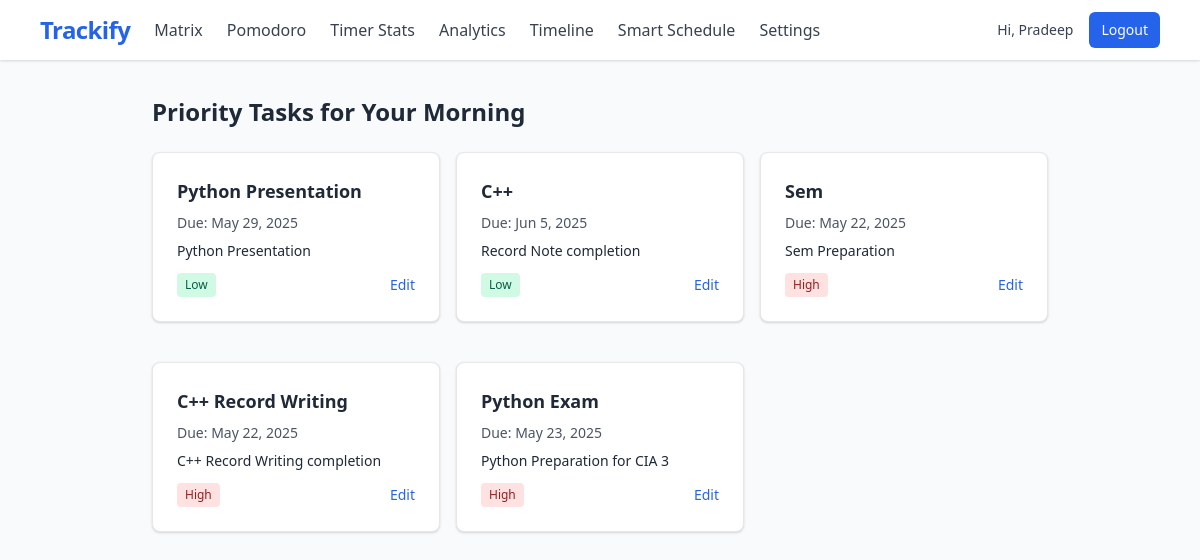
Page /planner/priority-tasks/ (signed in) on the committed database.
### planner/models.py (models this page shows, shortened)
class UserSettings(models.Model):
    TIME_CHOICES = [
        ('MORNING', 'Morning (5AM-12PM)'),
        ('AFTERNOON', 'Afternoon (12PM-5PM)'),
        ('EVENING', 'Evening (5PM-12AM)'),
        ('NIGHT', 'Night (12AM-5AM)'),
    ]
    user = models.OneToOneField(User, on_delete=models.CASCADE, related_name='settings')
    work_duration = models.PositiveIntegerField(
        default=25,
        validators=[MinValueValidator(5), MaxValueValidator(120)],
        help_text="Work duration in minutes"
    )
    short_break_duration = models.PositiveIntegerField(
        default=5,
        validators=[MinValueValidator(1), MaxValueValidator(30)],
        help_text="Short break duration in minutes"
    )
    long_break_duration = models.PositiveIntegerField(
        default=15,
        validators=[MinValueValidator(5), MaxValueValidator(60)],
        help_text="Long break duration in minutes"
    )
    long_break_interval = models.PositiveIntegerField(
        default=4,
        validators=[MinValueValidator(1), MaxValueValidator(10)],
        help_text="Number of work sessions before long break"
    )
    most_productive_time = models.CharField(
        max_length=10,
        choices=TIME_CHOICES,
        default='MORNING'
    )
    enable_dark_mode = models.BooleanField(default=False)
    enable_sounds = models.BooleanField(default=True)
    daily_goal = models.PositiveIntegerField(
        default=120,
        validators=[MinValueValidator(15), MaxValueValidator(600)],
        help_text="Daily study goal in minutes"
    )
    weekly_goal = models.PositiveIntegerField(
        default=600,
        validators=[MinValueValidator(60), MaxValueValidator(3000)],
        help_text="Weekly study goal in minutes"
    )
    class Meta:
        verbose_name = 'User Settings'
        verbose_name_plural = 'User Settings'

class Task(models.Model):
    PRIORITY_CHOICES = [
        ('H', 'High'),
        ('M', 'Medium'),
        ('L', 'Low'),
    ]
    CATEGORY_CHOICES = [
        ('STUDY', 'Study'),
        ('WORK', 'Work'),
        ('PERSONAL', 'Personal'),
        ('HEALTH', 'Health'),
        ('OTHER', 'Other'),
    ]
    user = models.ForeignKey(User, on_delete=models.CASCADE, related_name='tasks')
    title = models.CharField(max_length=200)
    description = models.TextField(blank=True)
    category = models.CharField(max_length=10, choices=CATEGORY_CHOICES, default='STUDY')
    priority = models.CharField(max_length=1, choices=PRIORITY_CHOICES, default='M')
    due_date = models.DateTimeField(null=True, blank=True)
    estimated_duration = models.PositiveIntegerField(
        help_text="Estimated duration in minutes",
        default=60,
        validators=[MinValueValidator(1)]
    )
    completed = models.BooleanField(default=False)
    created_at = models.DateTimeField(auto_now_add=True)
    updated_at = models.DateTimeField(auto_now=True)
    class Meta:
        ordering = ['completed', '-priority', 'due_date']
        indexes = [
            models.Index(fields=['user', 'completed']),
            models.Index(fields=['priority']),
            models.Index(fields=['due_date']),
        ]

### planner/views.py (the view)
# urls.py: path('priority-tasks/', views.priority_based_tasks, name='priority-tasks'),
@login_required
def priority_based_tasks(request):
    productive_time = request.user.settings.most_productive_time
    tasks = Task.objects.filter(
        user=request.user,
        completed=False
    ).order_by('-priority', 'due_date')[:8]
    return render(request, 'planner/priority_tasks.html', {
        'tasks': tasks,
        'productive_time': productive_time
    })

### planner/context_processors.py (called while the page is built)
def settings_context(request):
    if request.user.is_authenticated:
        settings = UserSettings.objects.get_or_create(user=request.user)[0]
        return {
            'user_settings': settings,
        }
    return {}

### planner/templates/planner/priority_tasks.html
{% extends "planner/base.html" %}
{% block content %}
<div class="max-w-4xl mx-auto">
    <h1 class="text-2xl font-bold mb-6">Priority Tasks for Your {{ productive_time|title }}</h1>
    <div class="grid grid-cols-1 md:grid-cols-3 gap-4">
        {% for task in tasks %}
        <div class="card">
            <h3 class="font-bold text-lg mb-2">{{ task.title }}</h3>
            <p class="text-sm text-gray-600 mb-2">
                Due: {{ task.due_date|date:"M j, Y"|default:"No deadline" }}
            </p>
            <p class="text-sm mb-3">{{ task.description|truncatechars:100 }}</p>
            <div class="flex justify-between items-center">
                <span class="text-xs px-2 py-1 rounded
                    {% if task.priority == 'H' %}bg-red-100 text-red-800
                    {% elif task.priority == 'M' %}bg-blue-100 text-blue-800
                    {% else %}bg-green-100 text-green-800{% endif %}">
                    {{ task.get_priority_display }}
                </span>
                <a href="{% url 'edit_task' task.id %}" class="text-sm text-blue-600 hover:text-blue-800">Edit</a>
            </div>
        </div>
        {% empty %}
        <div class="col-span-full text-center py-8">
            <p class="text-gray-500">No high priority tasks found</p>
            <a href="{% url 'add_task' %}" class="text-blue-600 hover:text-blue-800 mt-2 inline-block">Add a Task</a>
        </div>
        {% endfor %}
    </div>
</div>
{% endblock %}

### planner/templates/planner/base.html (shortened to what this page needs)
{% load static %}
<!DOCTYPE html>
<html lang="en">
<head>
    <link href="https://cdn.jsdelivr.net/npm/tailwindcss@2.2.19/dist/tailwind.min.css" rel="stylesheet">
    <link href="{% static 'planner/css/styles.css' %}" rel="stylesheet">
    <link href="https://cdn.jsdelivr.net/npm/fullcalendar@5.10.1/main.min.css" rel="stylesheet">
</head>
<body class="bg-gray-50 font-sans text-gray-800">
    <nav class="bg-white shadow fixed top-0 left-0 right-0 z-50">
        <div class="max-w-6xl mx-auto px-4 py-3 flex justify-between items-center">
            <div class="flex space-x-6 items-center">
                <a href="{% url 'dashboard' %}" class="text-2xl font-extrabold text-blue-600 hover:text-blue-800 tracking-tight">Trackify</a>
                <a href="{% url 'eisenhower-matrix' %}" class="text-gray-700 hover:text-blue-600">Matrix</a>
                <a href="{% url 'pomodoro' %}" class="text-gray-700 hover:text-blue-600">Pomodoro</a>
                <a href="{% url 'timer-stats' %}" class="text-gray-700 hover:text-blue-600">Timer Stats</a>
                <a href="{% url 'analytics' %}" class="text-gray-700 hover:text-blue-600">Analytics</a>
                <a href="{% url 'task-timeline' %}" class="text-gray-700 hover:text-blue-600">Timeline</a>
                <a href="{% url 'smart-schedule' %}" class="text-gray-700 hover:text-blue-600">Smart Schedule</a>
                <a href="{% url 'user-settings' %}" class="text-gray-700 hover:text-blue-600">Settings</a>
            </div>
            <div class="flex items-center space-x-4">
                {% if user.is_authenticated %}
                    <span class="text-sm font-medium text-gray-700">Hi, {{ user.username }}</span>
                    <form action="{% url 'logout' %}" method="post" class="inline">
                        <button type="submit" class="px-3 py-2 text-sm font-medium text-white bg-blue-600 hover:bg-blue-700 rounded-md">Logout</button>
                    </form>
                {% else %}
                    <a href="{% url 'login' %}" class="px-3 py-2 text-sm font-medium text-gray-700 hover:bg-gray-100 rounded-md">Login</a>
                    <a href="{% url 'register' %}" class="px-3 py-2 text-sm font-medium text-white bg-blue-600 hover:bg-blue-700 rounded-md">Register</a>
                {% endif %}
            </div>
        </div>
    </nav>
    <main class="max-w-6xl mx-auto px-4 py-24">
        {% block content %}{% endblock %}
    </main>
</body>
</html>

### planner/static/planner/css/styles.css (style rules this page uses)
* { box-sizing: border-box; margin: 0; padding: 0; }
body { font-family: -apple-system, BlinkMacSystemFont, 'Segoe UI', Roboto, Oxygen, Ubuntu, Cantarell, sans-serif; line-height: 1.5; color: #333; background-color: #f9fafb; }
.card { background-color: white; border-radius: 0.5rem; box-shadow: 0 1px 3px 0 rgba(0, 0, 0, 0.1), 0 1px 2px 0 rgba(0, 0, 0, 0.06); border: 1px solid #e5e7eb; padding: 1.5rem; margin-bottom: 1.5rem; }
.mb-2 { margin-bottom: 0.5rem; }
.mb-3 { margin-bottom: 0.75rem; }
.mb-6 { margin-bottom: 1.5rem; }
html, body, #calendar { height: 100% !important; width: 100% !important; overflow: visible !important; position: relative !important; }

### rows in the picture
UserSettings: most_productive_time "Morning"
Task: title "Python Presentation", due_date "May 29, 2025", description "Python Presentation", priority "Low"
Task: title "C++", due_date "Jun 5, 2025", description "Record Note completion", priority "Low"
Task: title "Sem", due_date "May 22, 2025", description "Sem Preparation", priority "High"
Task: title "C++ Record Writing", due_date "May 22, 2025", description "C++ Record Writing completion", priority "High"
Task: title "Python Exam", due_date "May 23, 2025", description "Python Preparation for CIA 3", priority "High"

### other values in the picture
{{ user.username }} "Pradeep"
